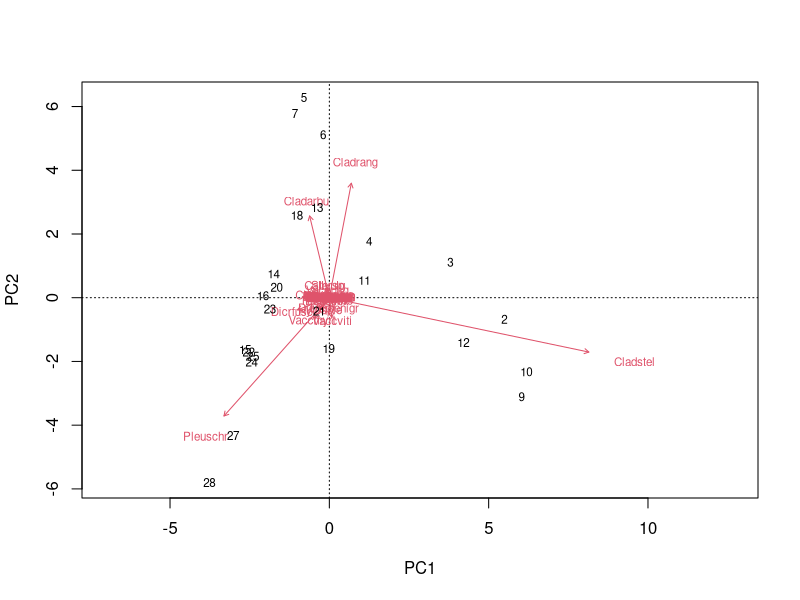
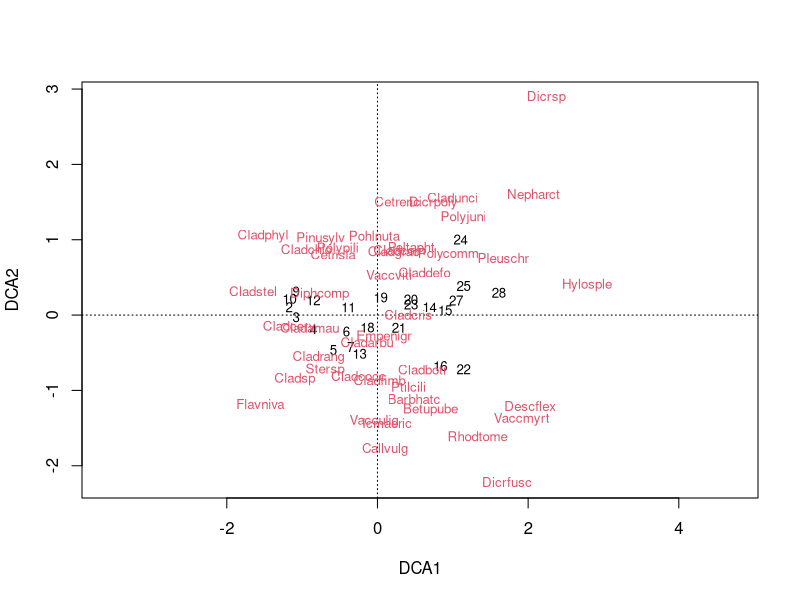
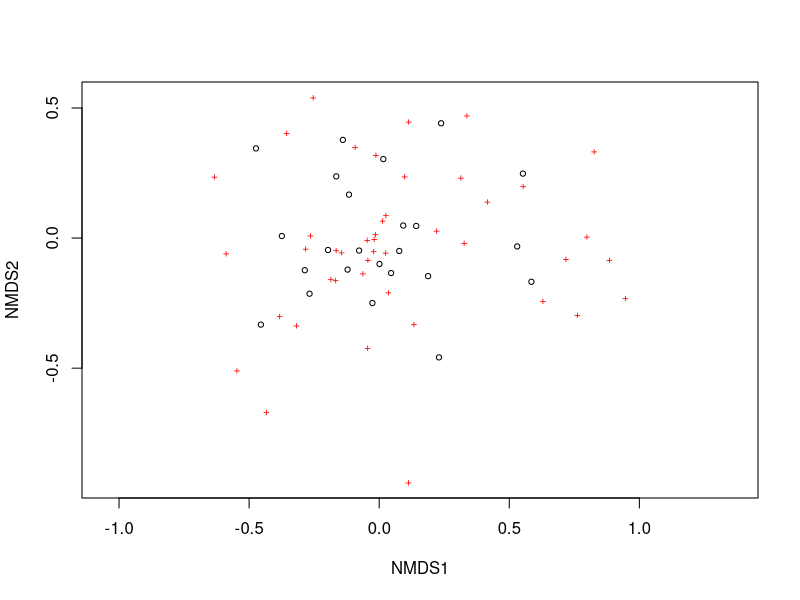
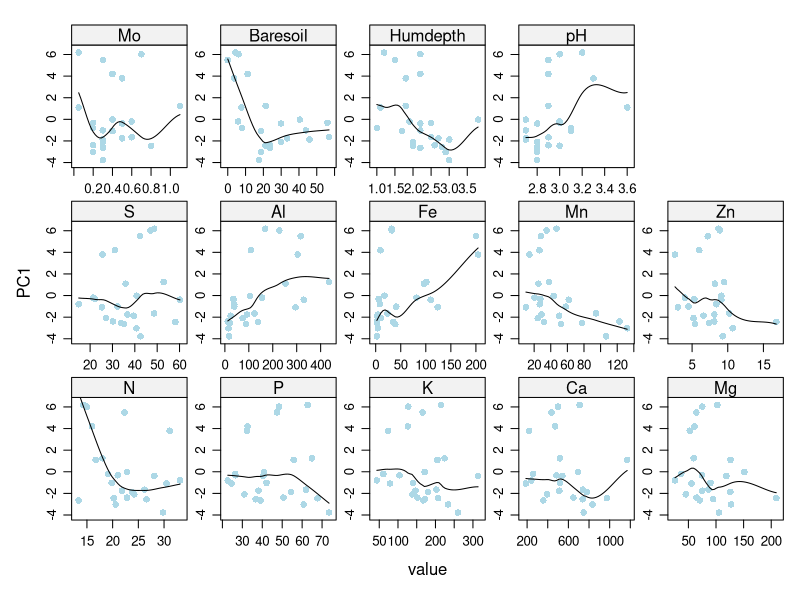
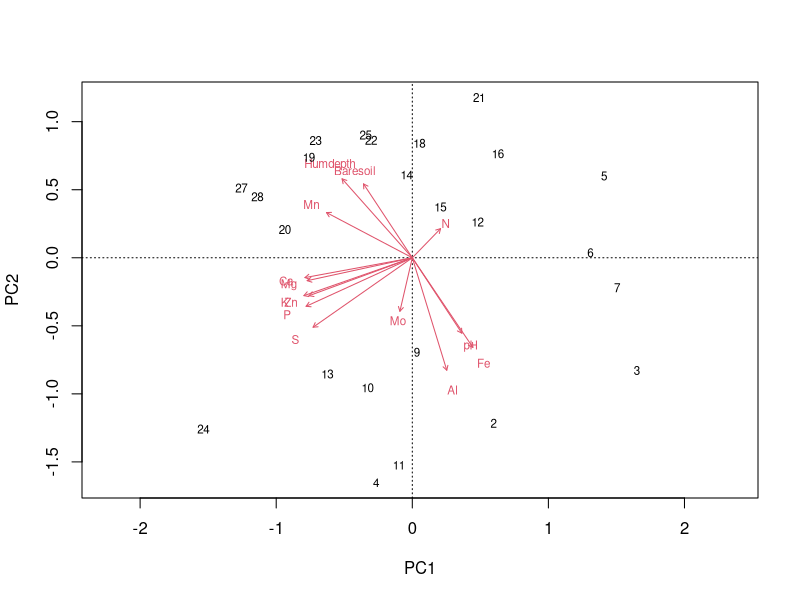
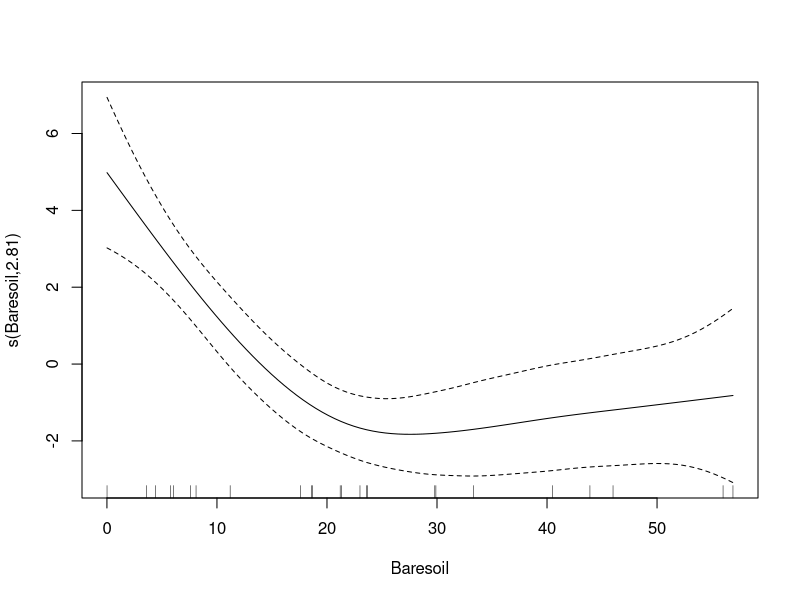
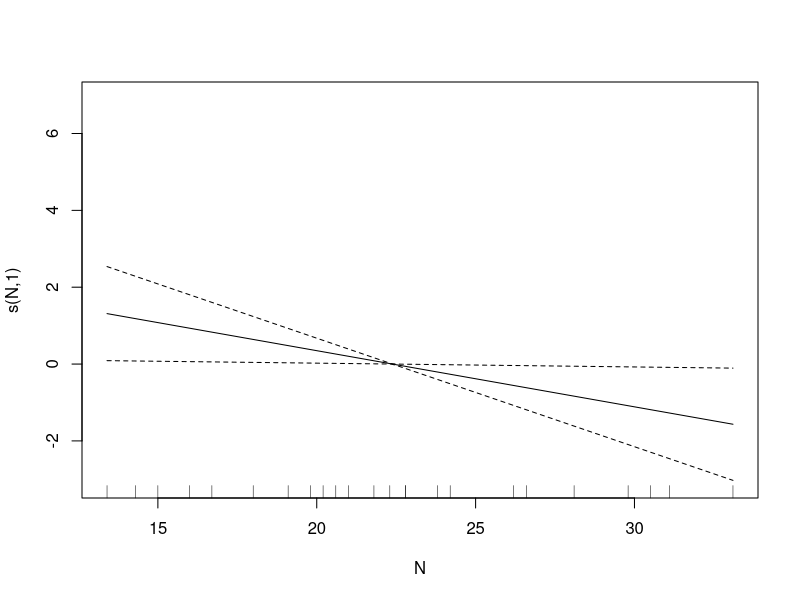
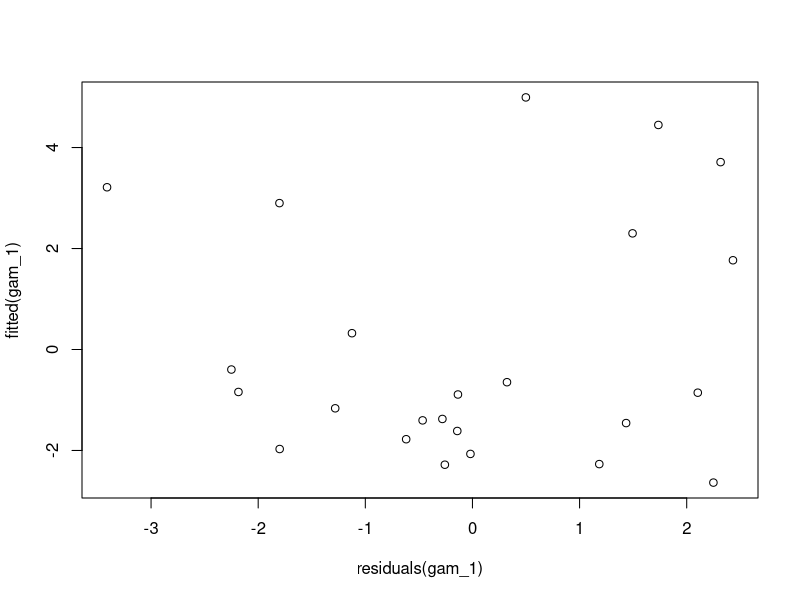

R code for these plots, in order:
# Filename: ordination_solution (2019-08-28)

# TO DO: PCA, DCA, NMDS

# Author(s): Jannes Muenchow

#**********************************************************
# CONTENTS-------------------------------------------------
#**********************************************************

# 1. ATTACH PACKAGES AND DATA
# 2. ORDINATIONS
# 3. MODELING ORDINATION SCORES

#**********************************************************
# 1 ATTACH PACKAGES AND DATA-------------------------------
#**********************************************************

# attach packages
library("vegan")
library("reshape2")
library("lattice")
library("mgcv")
library("dplyr")

# attach data
data("varechem")
data("varespec")

#**********************************************************
# 2 ORDINATIONS--------------------------------------------
#**********************************************************

# Principal Component Analysis
pca_1 = rda(varespec)
biplot(pca_1)
cumsum(eigenvals(pca_1) / sum(eigenvals(pca_1)))  # 79% explained by first 2 axes

# Detrended Correspondence Analysis
dca_1 = decorana(varespec, iweigh = 1)
plot(dca_1)
# cumulative proportion
cumsum(dca_1$evals / sum(dca_1$evals))[1:3]  # 61% explained by first 2 axes

# NMDS
nmds_1 = metaMDS(varespec, k = 2, try = 500)
nmds_1$stress  # 18
plot(nmds_1)

# ok, PCA seems to be a good choice for the varespec dataset

#**********************************************************
# 3 MODELING ORDINATION SCORES-----------------------------
#**********************************************************

sc = scores(pca_1, choices = 1, display = "sites")
# make sure that varespec and varechem have the same plot order
rownames(varechem) == rownames(varespec)  # perfect
# construct responce predictor matrix
d = data.frame(sc, varechem)
# have a look at the relationships
tmp = reshape2::melt(d, id.var = "PC1")
xyplot(PC1 ~ value | variable, data = tmp,
       scale = list(y = "free", x = "free"),
       panel = function(x, y) {
         panel.points(x, y, pch = 16, col = "lightblue")
         panel.loess(x, y, col = "black")
       })
# have a look at highly correlated predictors (don't use them)
biplot(rda(select(d, -PC1), scale = TRUE))

gam_1 = gam(PC1 ~ s(Baresoil) + s(N), data = d)  # pH and Humdepth strongly correlated with Baresoil
summary(gam_1)  # 70% explained deviance
plot(gam_1)
# very quick model inspection
plot(fitted(gam_1) ~ residuals(gam_1))  # looks okayish, so we probably could use our model also for inference not only for prediction
# make the prediction
fit_vals = fitted(gam_1)
plot(d$PC1 ~ fit_vals)

